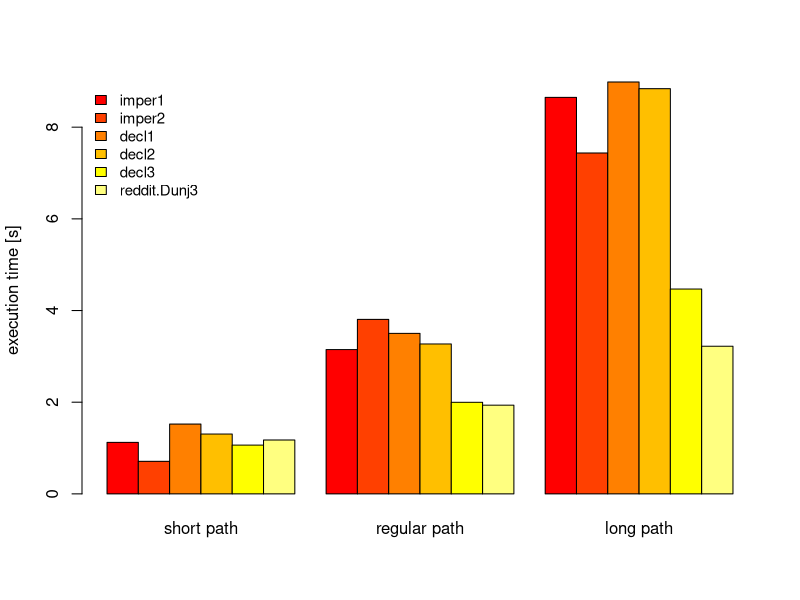

Source code (R):
library(ggplot2)
v <- read.table("results.data", header=TRUE, row.names="Title")
c <- heat.colors(6)
barplot(t(as.matrix(v)), beside=TRUE, col=c, ylab="execution time [s]")
legend("topleft", names(v), cex=0.9, bty="n", fill=c)
